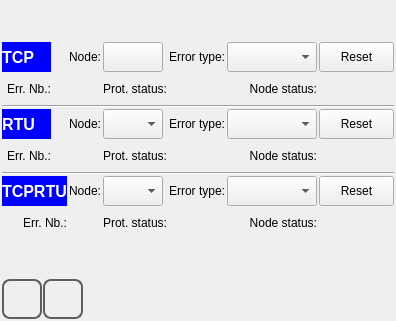
<?xml version="1.0" encoding="UTF-8"?>
<ui version="4.0">
 <class>comm_status</class>
 <widget class="QWidget" name="comm_status">
  <property name="geometry">
   <rect>
    <x>0</x>
    <y>0</y>
    %Model%
   </rect>
  </property>
  <property name="windowTitle">
   <string>comm_status</string>
  </property>
  <property name="styleSheet">
   <string notr="true">
QWidget#comm_status
{
}
QLabel
{
border-width: 2px;
}   </string>
  </property>
  <layout class="QVBoxLayout" name="verticalLayout">
   <property name="spacing">
    <number>1</number>
   </property>
   <property name="margin">
    <number>2</number>
   </property>
   <item>
    <spacer name="verticalSpacer_2">
     <property name="orientation">
      <enum>Qt::Vertical</enum>
     </property>
     <property name="sizeHint" stdset="0">
      <size>
       <width>20</width>
       <height>40</height>
      </size>
     </property>
    </spacer>
   </item>
   <item>
    <layout class="QGridLayout" name="gridLayout_3">
     <property name="margin">
      <number>0</number>
     </property>
     <property name="spacing">
      <number>2</number>
     </property>
     <item row="1" column="0">
      <widget class="QLabel" name="labelConuterTCPtxt">
       <property name="sizePolicy">
        <sizepolicy hsizetype="Preferred" vsizetype="Preferred">
         <horstretch>0</horstretch>
         <verstretch>0</verstretch>
        </sizepolicy>
       </property>
       <property name="minimumSize">
        <size>
         <width>0</width>
         <height>30</height>
        </size>
       </property>
       <property name="text">
        <string>Err. Nb.:</string>
       </property>
       <property name="alignment">
        <set>Qt::AlignRight|Qt::AlignTrailing|Qt::AlignVCenter</set>
       </property>
      </widget>
     </item>
     <item row="1" column="1">
      <widget class="QLabel" name="labelConuterTCPval">
       <property name="sizePolicy">
        <sizepolicy hsizetype="Preferred" vsizetype="Preferred">
         <horstretch>0</horstretch>
         <verstretch>0</verstretch>
        </sizepolicy>
       </property>
       <property name="text">
        <string/>
       </property>
      </widget>
     </item>
     <item row="1" column="4">
      <widget class="QLabel" name="labelErrorBitTCPtxt">
       <property name="sizePolicy">
        <sizepolicy hsizetype="Preferred" vsizetype="Preferred">
         <horstretch>0</horstretch>
         <verstretch>0</verstretch>
        </sizepolicy>
       </property>
       <property name="minimumSize">
        <size>
         <width>0</width>
         <height>30</height>
        </size>
       </property>
       <property name="text">
        <string>Node status:</string>
       </property>
       <property name="alignment">
        <set>Qt::AlignRight|Qt::AlignTrailing|Qt::AlignVCenter</set>
       </property>
      </widget>
     </item>
     <item row="1" column="5">
      <widget class="QLabel" name="labelErrorBitTCPval">
       <property name="sizePolicy">
        <sizepolicy hsizetype="Preferred" vsizetype="Preferred">
         <horstretch>0</horstretch>
         <verstretch>0</verstretch>
        </sizepolicy>
       </property>
       <property name="minimumSize">
        <size>
         <width>20</width>
         <height>20</height>
        </size>
       </property>
       <property name="maximumSize">
        <size>
         <width>20</width>
         <height>20</height>
        </size>
       </property>
       <property name="styleSheet">
        <string notr="true"/>
       </property>
       <property name="text">
        <string/>
       </property>
      </widget>
     </item>
     <item row="1" column="3">
      <widget class="QLabel" name="labelErrorStatusTCPval">
       <property name="sizePolicy">
        <sizepolicy hsizetype="Preferred" vsizetype="Preferred">
         <horstretch>0</horstretch>
         <verstretch>0</verstretch>
        </sizepolicy>
       </property>
       <property name="minimumSize">
        <size>
         <width>20</width>
         <height>20</height>
        </size>
       </property>
       <property name="maximumSize">
        <size>
         <width>20</width>
         <height>20</height>
        </size>
       </property>
       <property name="text">
        <string/>
       </property>
      </widget>
     </item>
     <item row="1" column="2">
      <widget class="QLabel" name="labelErrorStatusTCPtxt">
       <property name="sizePolicy">
        <sizepolicy hsizetype="Preferred" vsizetype="Preferred">
         <horstretch>0</horstretch>
         <verstretch>0</verstretch>
        </sizepolicy>
       </property>
       <property name="minimumSize">
        <size>
         <width>0</width>
         <height>30</height>
        </size>
       </property>
       <property name="text">
        <string>Prot. status:</string>
       </property>
       <property name="alignment">
        <set>Qt::AlignRight|Qt::AlignTrailing|Qt::AlignVCenter</set>
       </property>
      </widget>
     </item>
     <item row="0" column="1">
      <widget class="QLabel" name="labelNodeTCP">
       <property name="sizePolicy">
        <sizepolicy hsizetype="Preferred" vsizetype="Preferred">
         <horstretch>0</horstretch>
         <verstretch>0</verstretch>
        </sizepolicy>
       </property>
       <property name="minimumSize">
        <size>
         <width>0</width>
         <height>30</height>
        </size>
       </property>
       <property name="text">
        <string>Node:</string>
       </property>
       <property name="alignment">
        <set>Qt::AlignRight|Qt::AlignTrailing|Qt::AlignVCenter</set>
       </property>
      </widget>
     </item>
     <item row="0" column="2">
      <widget class="QPushButton" name="pushButtonNodeTCP">
       <property name="sizePolicy">
        <sizepolicy hsizetype="Preferred" vsizetype="Preferred">
         <horstretch>0</horstretch>
         <verstretch>0</verstretch>
        </sizepolicy>
       </property>
       <property name="minimumSize">
        <size>
         <width>50</width>
         <height>30</height>
        </size>
       </property>
       <property name="maximumSize">
        <size>
         <width>60</width>
         <height>16777215</height>
        </size>
       </property>
       <property name="text">
        <string/>
       </property>
      </widget>
     </item>
     <item row="0" column="3">
      <widget class="QLabel" name="labelTypeTCP">
       <property name="sizePolicy">
        <sizepolicy hsizetype="Preferred" vsizetype="Preferred">
         <horstretch>0</horstretch>
         <verstretch>0</verstretch>
        </sizepolicy>
       </property>
       <property name="minimumSize">
        <size>
         <width>0</width>
         <height>30</height>
        </size>
       </property>
       <property name="text">
        <string>Error type:</string>
       </property>
       <property name="alignment">
        <set>Qt::AlignRight|Qt::AlignTrailing|Qt::AlignVCenter</set>
       </property>
      </widget>
     </item>
     <item row="0" column="4">
      <widget class="QComboBox" name="comboBoxTypeTCP">
       <property name="sizePolicy">
        <sizepolicy hsizetype="Preferred" vsizetype="Preferred">
         <horstretch>0</horstretch>
         <verstretch>0</verstretch>
        </sizepolicy>
       </property>
       <property name="minimumSize">
        <size>
         <width>90</width>
         <height>30</height>
        </size>
       </property>
       <property name="maximumSize">
        <size>
         <width>90</width>
         <height>16777215</height>
        </size>
       </property>
      </widget>
     </item>
     <item row="0" column="5">
      <widget class="QPushButton" name="pushButtonResetTCP">
       <property name="sizePolicy">
        <sizepolicy hsizetype="Preferred" vsizetype="Preferred">
         <horstretch>0</horstretch>
         <verstretch>0</verstretch>
        </sizepolicy>
       </property>
       <property name="minimumSize">
        <size>
         <width>75</width>
         <height>30</height>
        </size>
       </property>
       <property name="maximumSize">
        <size>
         <width>75</width>
         <height>16777215</height>
        </size>
       </property>
       <property name="text">
        <string>Reset</string>
       </property>
      </widget>
     </item>
     <item row="0" column="0">
      <widget class="QLabel" name="labelTCP">
       <property name="sizePolicy">
        <sizepolicy hsizetype="Preferred" vsizetype="Preferred">
         <horstretch>0</horstretch>
         <verstretch>0</verstretch>
        </sizepolicy>
       </property>
       <property name="minimumSize">
        <size>
         <width>0</width>
         <height>30</height>
        </size>
       </property>
       <property name="font">
        <font>
         <pointsize>12</pointsize>
         <weight>75</weight>
         <bold>true</bold>
        </font>
       </property>
       <property name="styleSheet">
        <string notr="true">background-color: rgb(0, 0, 255); color: rgb(255,255,255);</string>
       </property>
       <property name="text">
        <string>TCP</string>
       </property>
       <property name="alignment">
        <set>Qt::AlignLeading|Qt::AlignLeft|Qt::AlignVCenter</set>
       </property>
      </widget>
     </item>
    </layout>
   </item>
   <item>
    <widget class="Line" name="line_2">
     <property name="orientation">
      <enum>Qt::Horizontal</enum>
     </property>
    </widget>
   </item>
   <item>
    <layout class="QGridLayout" name="gridLayout">
     <property name="margin">
      <number>0</number>
     </property>
     <property name="spacing">
      <number>2</number>
     </property>
     <item row="1" column="0">
      <widget class="QLabel" name="labelConuterRTUtxt">
       <property name="sizePolicy">
        <sizepolicy hsizetype="Preferred" vsizetype="Preferred">
         <horstretch>0</horstretch>
         <verstretch>0</verstretch>
        </sizepolicy>
       </property>
       <property name="minimumSize">
        <size>
         <width>0</width>
         <height>30</height>
        </size>
       </property>
       <property name="text">
        <string>Err. Nb.:</string>
       </property>
       <property name="alignment">
        <set>Qt::AlignRight|Qt::AlignTrailing|Qt::AlignVCenter</set>
       </property>
      </widget>
     </item>
     <item row="1" column="1">
      <widget class="QLabel" name="labelConuterRTUval">
       <property name="sizePolicy">
        <sizepolicy hsizetype="Preferred" vsizetype="Preferred">
         <horstretch>0</horstretch>
         <verstretch>0</verstretch>
        </sizepolicy>
       </property>
       <property name="text">
        <string/>
       </property>
      </widget>
     </item>
     <item row="1" column="2">
      <widget class="QLabel" name="labelErrorStatusRTUtxt">
       <property name="sizePolicy">
        <sizepolicy hsizetype="Preferred" vsizetype="Preferred">
         <horstretch>0</horstretch>
         <verstretch>0</verstretch>
        </sizepolicy>
       </property>
       <property name="minimumSize">
        <size>
         <width>0</width>
         <height>30</height>
        </size>
       </property>
       <property name="text">
        <string>Prot. status:</string>
       </property>
       <property name="alignment">
        <set>Qt::AlignRight|Qt::AlignTrailing|Qt::AlignVCenter</set>
       </property>
      </widget>
     </item>
     <item row="1" column="3">
      <widget class="QLabel" name="labelErrorStatusRTUval">
       <property name="sizePolicy">
        <sizepolicy hsizetype="Preferred" vsizetype="Preferred">
         <horstretch>0</horstretch>
         <verstretch>0</verstretch>
        </sizepolicy>
       </property>
       <property name="minimumSize">
        <size>
         <width>20</width>
         <height>20</height>
        </size>
       </property>
       <property name="maximumSize">
        <size>
         <width>20</width>
         <height>20</height>
        </size>
       </property>
       <property name="text">
        <string/>
       </property>
      </widget>
     </item>
     <item row="1" column="4">
      <widget class="QLabel" name="labelErrorBitRTUtxt">
       <property name="sizePolicy">
        <sizepolicy hsizetype="Preferred" vsizetype="Preferred">
         <horstretch>0</horstretch>
         <verstretch>0</verstretch>
        </sizepolicy>
       </property>
       <property name="minimumSize">
        <size>
         <width>0</width>
         <height>30</height>
        </size>
       </property>
       <property name="text">
        <string>Node status:</string>
       </property>
       <property name="alignment">
        <set>Qt::AlignRight|Qt::AlignTrailing|Qt::AlignVCenter</set>
       </property>
      </widget>
     </item>
     <item row="1" column="5">
      <widget class="QLabel" name="labelErrorBitRTUval">
       <property name="sizePolicy">
        <sizepolicy hsizetype="Preferred" vsizetype="Preferred">
         <horstretch>0</horstretch>
         <verstretch>0</verstretch>
        </sizepolicy>
       </property>
       <property name="minimumSize">
        <size>
         <width>20</width>
         <height>20</height>
        </size>
       </property>
       <property name="maximumSize">
        <size>
         <width>20</width>
         <height>20</height>
        </size>
       </property>
       <property name="text">
        <string/>
       </property>
      </widget>
     </item>
     <item row="0" column="1">
      <widget class="QLabel" name="labelNodeRTU">
       <property name="sizePolicy">
        <sizepolicy hsizetype="Preferred" vsizetype="Preferred">
         <horstretch>0</horstretch>
         <verstretch>0</verstretch>
        </sizepolicy>
       </property>
       <property name="minimumSize">
        <size>
         <width>0</width>
         <height>30</height>
        </size>
       </property>
       <property name="text">
        <string>Node:</string>
       </property>
       <property name="alignment">
        <set>Qt::AlignRight|Qt::AlignTrailing|Qt::AlignVCenter</set>
       </property>
      </widget>
     </item>
     <item row="0" column="2">
      <widget class="QComboBox" name="comboBoxNodeRTU">
       <property name="sizePolicy">
        <sizepolicy hsizetype="Preferred" vsizetype="Preferred">
         <horstretch>0</horstretch>
         <verstretch>0</verstretch>
        </sizepolicy>
       </property>
       <property name="minimumSize">
        <size>
         <width>50</width>
         <height>30</height>
        </size>
       </property>
       <property name="maximumSize">
        <size>
         <width>60</width>
         <height>16777215</height>
        </size>
       </property>
      </widget>
     </item>
     <item row="0" column="3">
      <widget class="QLabel" name="labelTypeRTU">
       <property name="sizePolicy">
        <sizepolicy hsizetype="Preferred" vsizetype="Preferred">
         <horstretch>0</horstretch>
         <verstretch>0</verstretch>
        </sizepolicy>
       </property>
       <property name="minimumSize">
        <size>
         <width>0</width>
         <height>30</height>
        </size>
       </property>
       <property name="text">
        <string>Error type:</string>
       </property>
       <property name="alignment">
        <set>Qt::AlignRight|Qt::AlignTrailing|Qt::AlignVCenter</set>
       </property>
      </widget>
     </item>
     <item row="0" column="4">
      <widget class="QComboBox" name="comboBoxTypeRTU">
       <property name="sizePolicy">
        <sizepolicy hsizetype="Preferred" vsizetype="Preferred">
         <horstretch>0</horstretch>
         <verstretch>0</verstretch>
        </sizepolicy>
       </property>
       <property name="minimumSize">
        <size>
         <width>90</width>
         <height>30</height>
        </size>
       </property>
       <property name="maximumSize">
        <size>
         <width>90</width>
         <height>16777215</height>
        </size>
       </property>
      </widget>
     </item>
     <item row="0" column="5">
      <widget class="QPushButton" name="pushButtonResetRTU">
       <property name="sizePolicy">
        <sizepolicy hsizetype="Preferred" vsizetype="Preferred">
         <horstretch>0</horstretch>
         <verstretch>0</verstretch>
        </sizepolicy>
       </property>
       <property name="minimumSize">
        <size>
         <width>75</width>
         <height>30</height>
        </size>
       </property>
       <property name="maximumSize">
        <size>
         <width>75</width>
         <height>16777215</height>
        </size>
       </property>
       <property name="text">
        <string>Reset</string>
       </property>
      </widget>
     </item>
     <item row="0" column="0">
      <widget class="QLabel" name="labelRTU">
       <property name="sizePolicy">
        <sizepolicy hsizetype="Preferred" vsizetype="Preferred">
         <horstretch>0</horstretch>
         <verstretch>0</verstretch>
        </sizepolicy>
       </property>
       <property name="minimumSize">
        <size>
         <width>0</width>
         <height>30</height>
        </size>
       </property>
       <property name="font">
        <font>
         <pointsize>12</pointsize>
         <weight>75</weight>
         <bold>true</bold>
        </font>
       </property>
       <property name="styleSheet">
        <string notr="true">background-color: rgb(0, 0, 255); color: rgb(255,255,255);</string>
       </property>
       <property name="text">
        <string>RTU</string>
       </property>
       <property name="alignment">
        <set>Qt::AlignLeading|Qt::AlignLeft|Qt::AlignVCenter</set>
       </property>
      </widget>
     </item>
    </layout>
   </item>
   <item>
    <widget class="Line" name="line">
     <property name="orientation">
      <enum>Qt::Horizontal</enum>
     </property>
    </widget>
   </item>
   <item>
    <layout class="QGridLayout" name="gridLayout_2">
     <property name="margin">
      <number>0</number>
     </property>
     <property name="spacing">
      <number>2</number>
     </property>
     <item row="1" column="0">
      <widget class="QLabel" name="labelConuterTCPRTUtxt">
       <property name="sizePolicy">
        <sizepolicy hsizetype="Preferred" vsizetype="Preferred">
         <horstretch>0</horstretch>
         <verstretch>0</verstretch>
        </sizepolicy>
       </property>
       <property name="minimumSize">
        <size>
         <width>0</width>
         <height>30</height>
        </size>
       </property>
       <property name="text">
        <string>Err. Nb.:</string>
       </property>
       <property name="alignment">
        <set>Qt::AlignRight|Qt::AlignTrailing|Qt::AlignVCenter</set>
       </property>
      </widget>
     </item>
     <item row="1" column="1">
      <widget class="QLabel" name="labelConuterTCPRTUval">
       <property name="sizePolicy">
        <sizepolicy hsizetype="Preferred" vsizetype="Preferred">
         <horstretch>0</horstretch>
         <verstretch>0</verstretch>
        </sizepolicy>
       </property>
       <property name="text">
        <string/>
       </property>
      </widget>
     </item>
     <item row="1" column="3">
      <widget class="QLabel" name="labelErrorStatusTCPRTUval">
       <property name="sizePolicy">
        <sizepolicy hsizetype="Preferred" vsizetype="Preferred">
         <horstretch>0</horstretch>
         <verstretch>0</verstretch>
        </sizepolicy>
       </property>
       <property name="minimumSize">
        <size>
         <width>20</width>
         <height>20</height>
        </size>
       </property>
       <property name="maximumSize">
        <size>
         <width>20</width>
         <height>20</height>
        </size>
       </property>
       <property name="text">
        <string/>
       </property>
      </widget>
     </item>
     <item row="1" column="5">
      <widget class="QLabel" name="labelErrorBitTCPRTUval">
       <property name="sizePolicy">
        <sizepolicy hsizetype="Preferred" vsizetype="Preferred">
         <horstretch>0</horstretch>
         <verstretch>0</verstretch>
        </sizepolicy>
       </property>
       <property name="minimumSize">
        <size>
         <width>20</width>
         <height>20</height>
        </size>
       </property>
       <property name="maximumSize">
        <size>
         <width>20</width>
         <height>20</height>
        </size>
       </property>
       <property name="text">
        <string/>
       </property>
      </widget>
     </item>
     <item row="1" column="2">
      <widget class="QLabel" name="labelErrorStatusTCPRTUtxt">
       <property name="sizePolicy">
        <sizepolicy hsizetype="Preferred" vsizetype="Preferred">
         <horstretch>0</horstretch>
         <verstretch>0</verstretch>
        </sizepolicy>
       </property>
       <property name="minimumSize">
        <size>
         <width>0</width>
         <height>30</height>
        </size>
       </property>
       <property name="text">
        <string>Prot. status:</string>
       </property>
       <property name="alignment">
        <set>Qt::AlignRight|Qt::AlignTrailing|Qt::AlignVCenter</set>
       </property>
      </widget>
     </item>
     <item row="1" column="4">
      <widget class="QLabel" name="labelErrorBitTCPRTUtxt">
       <property name="sizePolicy">
        <sizepolicy hsizetype="Preferred" vsizetype="Preferred">
         <horstretch>0</horstretch>
         <verstretch>0</verstretch>
        </sizepolicy>
       </property>
       <property name="minimumSize">
        <size>
         <width>0</width>
         <height>30</height>
        </size>
       </property>
       <property name="text">
        <string>Node status:</string>
       </property>
       <property name="alignment">
        <set>Qt::AlignRight|Qt::AlignTrailing|Qt::AlignVCenter</set>
       </property>
      </widget>
     </item>
     <item row="0" column="1">
      <widget class="QLabel" name="labelNodeTCPRTU">
       <property name="sizePolicy">
        <sizepolicy hsizetype="Preferred" vsizetype="Preferred">
         <horstretch>0</horstretch>
         <verstretch>0</verstretch>
        </sizepolicy>
       </property>
       <property name="minimumSize">
        <size>
         <width>0</width>
         <height>30</height>
        </size>
       </property>
       <property name="text">
        <string>Node:</string>
       </property>
       <property name="alignment">
        <set>Qt::AlignRight|Qt::AlignTrailing|Qt::AlignVCenter</set>
       </property>
      </widget>
     </item>
     <item row="0" column="2">
      <widget class="QComboBox" name="comboBoxNodeTCPRTU">
       <property name="minimumSize">
        <size>
         <width>50</width>
         <height>30</height>
        </size>
       </property>
       <property name="maximumSize">
        <size>
         <width>60</width>
         <height>16777215</height>
        </size>
       </property>
      </widget>
     </item>
     <item row="0" column="3">
      <widget class="QLabel" name="labelTypeTCPRTU">
       <property name="sizePolicy">
        <sizepolicy hsizetype="Preferred" vsizetype="Preferred">
         <horstretch>0</horstretch>
         <verstretch>0</verstretch>
        </sizepolicy>
       </property>
       <property name="minimumSize">
        <size>
         <width>0</width>
         <height>30</height>
        </size>
       </property>
       <property name="text">
        <string>Error type:</string>
       </property>
       <property name="alignment">
        <set>Qt::AlignRight|Qt::AlignTrailing|Qt::AlignVCenter</set>
       </property>
      </widget>
     </item>
     <item row="0" column="4">
      <widget class="QComboBox" name="comboBoxTypeTCPRTU">
       <property name="sizePolicy">
        <sizepolicy hsizetype="Preferred" vsizetype="Preferred">
         <horstretch>0</horstretch>
         <verstretch>0</verstretch>
        </sizepolicy>
       </property>
       <property name="minimumSize">
        <size>
         <width>90</width>
         <height>30</height>
        </size>
       </property>
       <property name="maximumSize">
        <size>
         <width>90</width>
         <height>16777215</height>
        </size>
       </property>
      </widget>
     </item>
     <item row="0" column="5">
      <widget class="QPushButton" name="pushButtonResetTCPRTU">
       <property name="sizePolicy">
        <sizepolicy hsizetype="Preferred" vsizetype="Preferred">
         <horstretch>0</horstretch>
         <verstretch>0</verstretch>
        </sizepolicy>
       </property>
       <property name="minimumSize">
        <size>
         <width>75</width>
         <height>30</height>
        </size>
       </property>
       <property name="maximumSize">
        <size>
         <width>75</width>
         <height>16777215</height>
        </size>
       </property>
       <property name="text">
        <string>Reset</string>
       </property>
      </widget>
     </item>
     <item row="0" column="0">
      <widget class="QLabel" name="labelTCPRTU">
       <property name="sizePolicy">
        <sizepolicy hsizetype="Preferred" vsizetype="Preferred">
         <horstretch>0</horstretch>
         <verstretch>0</verstretch>
        </sizepolicy>
       </property>
       <property name="minimumSize">
        <size>
         <width>0</width>
         <height>30</height>
        </size>
       </property>
       <property name="font">
        <font>
         <pointsize>12</pointsize>
         <weight>75</weight>
         <bold>true</bold>
        </font>
       </property>
       <property name="styleSheet">
        <string notr="true">background-color: rgb(0, 0, 255); color: rgb(255,255,255);</string>
       </property>
       <property name="text">
        <string>TCPRTU</string>
       </property>
       <property name="alignment">
        <set>Qt::AlignLeading|Qt::AlignLeft|Qt::AlignVCenter</set>
       </property>
      </widget>
     </item>
    </layout>
   </item>
   <item>
    <spacer name="verticalSpacer">
     <property name="orientation">
      <enum>Qt::Vertical</enum>
     </property>
     <property name="sizeHint" stdset="0">
      <size>
       <width>20</width>
       <height>40</height>
      </size>
     </property>
    </spacer>
   </item>
   <item>
    <layout class="QHBoxLayout" name="horizontalLayout_2">
     <item>
      <widget class="QPushButton" name="pushButtonHome">
       <property name="sizePolicy">
        <sizepolicy hsizetype="Minimum" vsizetype="Fixed">
         <horstretch>60</horstretch>
         <verstretch>60</verstretch>
        </sizepolicy>
       </property>
       <property name="minimumSize">
        <size>
         <width>40</width>
         <height>40</height>
        </size>
       </property>
       <property name="maximumSize">
        <size>
         <width>40</width>
         <height>40</height>
        </size>
       </property>
       <property name="focusPolicy">
        <enum>Qt::NoFocus</enum>
       </property>
       <property name="styleSheet">
        <string notr="true">QPushButton
{
border: 2px solid  rgb(94, 94, 94);
border-radius: 8px;
qproperty-icon: url(:/systemicons/img/Home.png);
qproperty-iconSize: 24px 24px;
qproperty-focusPolicy: NoFocus;
}
QPushButton:pressed
{
border: 2px solid  rgb(194, 194, 194);
background-color:  rgb(255, 255, 127);
}
QPushButton:disabled
{
border: 2px solid  rgb(194, 194, 194);
}
</string>
       </property>
       <property name="text">
        <string/>
       </property>
      </widget>
     </item>
     <item>
      <widget class="QPushButton" name="pushButtonBack">
       <property name="sizePolicy">
        <sizepolicy hsizetype="Minimum" vsizetype="Fixed">
         <horstretch>60</horstretch>
         <verstretch>60</verstretch>
        </sizepolicy>
       </property>
       <property name="minimumSize">
        <size>
         <width>40</width>
         <height>40</height>
        </size>
       </property>
       <property name="maximumSize">
        <size>
         <width>40</width>
         <height>40</height>
        </size>
       </property>
       <property name="focusPolicy">
        <enum>Qt::NoFocus</enum>
       </property>
       <property name="styleSheet">
        <string notr="true">QPushButton
{
border: 2px solid  rgb(94, 94, 94);
border-radius: 8px;
qproperty-icon: url(:/systemicons/img/Go_back.png);
qproperty-iconSize: 24px 24px;
qproperty-focusPolicy: NoFocus;
}
QPushButton:pressed
{
border: 2px solid  rgb(194, 194, 194);
background-color:  rgb(255, 255, 127);
}
QPushButton:disabled
{
border: 2px solid  rgb(194, 194, 194);
}
</string>
       </property>
       <property name="text">
        <string/>
       </property>
      </widget>
     </item>
     <item>
      <widget class="QLabel" name="labelInfo">
       <property name="sizePolicy">
        <sizepolicy hsizetype="MinimumExpanding" vsizetype="Preferred">
         <horstretch>0</horstretch>
         <verstretch>0</verstretch>
        </sizepolicy>
       </property>
       <property name="text">
        <string/>
       </property>
       <property name="alignment">
        <set>Qt::AlignCenter</set>
       </property>
      </widget>
     </item>
    </layout>
   </item>
  </layout>
 </widget>
 <resources/>
 <connections/>
 <slots>
  <slot>goto_page(const char*,bool)</slot>
 </slots>
</ui>
